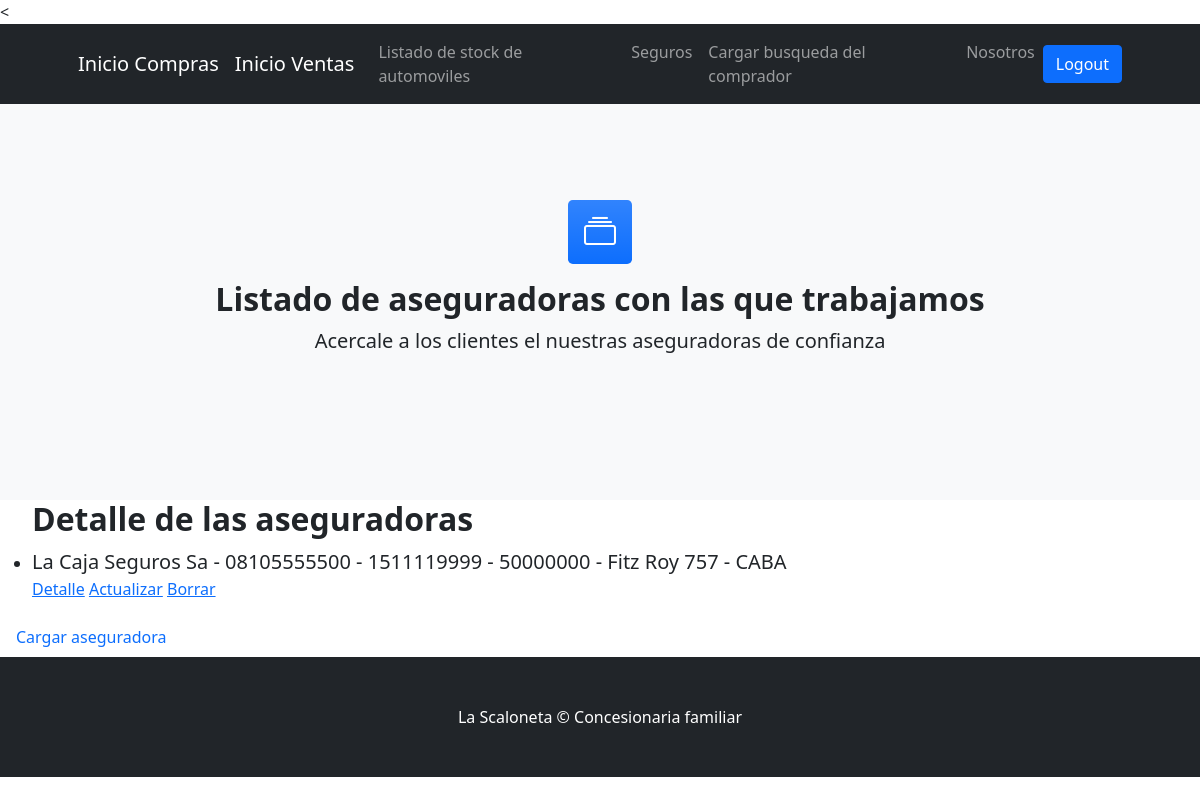
The page /compra/aseguradora/ (signed in) on the database its author committed.
### compra/models.py (models this page shows, shortened)
class Aseguradora(models.Model):
    razon_social = models.CharField(max_length=50)
    telefono = models.CharField(max_length=20)
    celular = models.IntegerField()
    poliza = models.IntegerField()
    domicilio = models.CharField(max_length=50)
    localidad = models.CharField(max_length=20)

### compra/views.py (the view)
# urls.py: path("aseguradora/", AseguradoraList.as_view(), name= "compra-aseguradora"),
class AseguradoraList(ListView):
    model = Aseguradora
    template_name = "compra/list_aseguradora.html"

### compra/templates/compra/list_aseguradora.html (shortened to what this page needs)
{% extends 'compra/padre.html' %}
{% block contenido %}
<section class="bg-light py-5">
    <div class="container px-5 my-5 px-5">
        <div class="text-center mb-5">
            <div class="feature bg-primary bg-gradient text-white rounded-3 mb-3"><i class="bi bi-collection"></i></div>
            <h2 class="fw-bolder">Listado de aseguradoras con las que trabajamos</h2>
            <p class="lead mb-0">Acercale a los clientes el nuestras aseguradoras de confianza</p>
        </div>
</section>
<ul>
    <h2 class="fw-bolder"> Detalle de las aseguradoras</h2>
    {% for aseguradora in object_list %}
        <li>
            <p class="lead mb-0"> {{aseguradora.razon_social}} - {{aseguradora.telefono}} - {{aseguradora.celular}} - {{aseguradora.poliza}} - {{aseguradora.domicilio}} - {{aseguradora.localidad}}</h2>
            <p class="form-floating mb-3"> <a href="{% url 'compra-aseguradora-detail' aseguradora.id %}">Detalle</a>
            <a href="{% url 'compra-aseguradora-update' aseguradora.id %}">Actualizar</a>
            <a href="{% url 'compra-aseguradora-delete' aseguradora.id %}">Borrar</a> </p>
        </li>
    {% endfor %}
</ul>
<a class="nav-link" href="{% url 'compra-aseguradora-create' %}">Cargar aseguradora</a>
{% endblock %}

### rows shown on the page
Aseguradora: razon_social "La Caja Seguros Sa", telefono "08105555500", celular "1511119999", poliza "50000000", domicilio "Fitz Roy 757", localidad "CABA"
